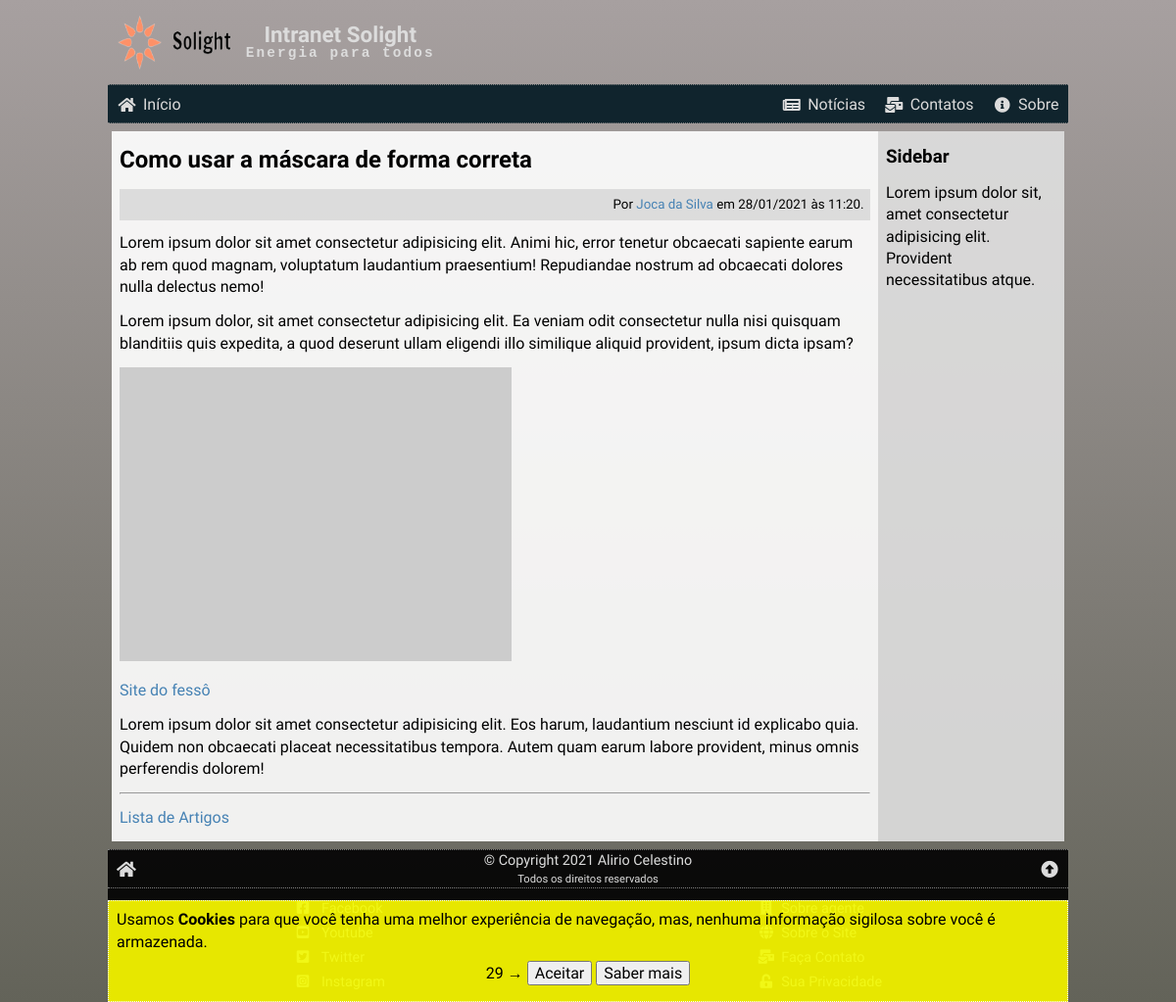
The app's page /ler.php?id=3 with its own data.
### tables this page shows
CREATE TABLE content (
    cont_id INT NOT NULL PRIMARY KEY AUTO_INCREMENT,
    cont_date TIMESTAMP DEFAULT CURRENT_TIMESTAMP,
    cont_image VARCHAR(255) NOT NULL,
    cont_title VARCHAR(127) NOT NULL,
    cont_preview VARCHAR(255) NOT NULL,
    cont_text LONGTEXT NOT NULL,
    cont_author INT NOT NULL,
    cont_status ENUM ('ativo', 'inativo') DEFAULT 'ativo',
    FOREIGN KEY (cont_author) REFERENCES authors (aut_id)
);

CREATE TABLE authors (
    aut_id INT NOT NULL PRIMARY KEY AUTO_INCREMENT,
    aut_date TIMESTAMP DEFAULT CURRENT_TIMESTAMP,
    aut_avatar VARCHAR(255) NOT NULL,
    aut_name VARCHAR(127) NOT NULL,
    aut_link VARCHAR(255) NOT NULL,
    status ENUM ('ativo', 'inativo') DEFAULT 'ativo'
);

### ler.php (the view, shortened to what this page needs)
<?php
require('./_config.php');
$artHTML = '';
$id = (isset($_GET['id'])) ? intval($_GET['id']) : 0;
$sql = "SELECT *, DATE_FORMAT(cont_date, '%d/%m/%Y às %H:%i') AS datebr
        FROM `content`
        INNER JOIN authors ON aut_id = cont_author
        WHERE `cont_id` = '{$id}' AND `cont_status` = 'ativo'";
$res = $conn->query($sql);
$art = $res->fetch_assoc();
$artHTML .= <<<HTML
    <h2>{$art['cont_title']}</h2>
    <small class="autordata">
        Por <a href="{$art['aut_link']}" target="_blank">{$art['aut_name']}</a> em {$art['datebr']}.
    </small>
    {$art['cont_text']}
    <hr>
    <p class="center">
        <a href="/">Lista de Artigos</a>
    </p>
HTML;
require('./_header.php');
?>
<article>
    <?php echo $artHTML ?>
</article>
<aside>
    <h3>Sidebar</h3>
    <p>Lorem ipsum dolor sit, amet consectetur adipisicing elit. Provident necessitatibus atque.</p>
</aside>
<?php
require('./_footer.php');
?>

### css/global.css (style rules this page uses)
* { box-sizing: border-box; outline: none; }
html, body { font-family: 'Grandstander', cursive; font-size: 16px; position: relative; width: 100%; height: 100%; padding: 0; margin: 0; line-height: 1.4; }
header, nav, main, article, aside, footer { display: block; }
h1, h2, h3, h4, h5, p { margin: .8rem 0; }
a { color: steelblue; text-decoration: none; transition: .2s; }
body { background-image: linear-gradient(rgb(167, 160, 160), rgb(99, 99, 89)); background-attachment: fixed; background-size: cover; background-position-x: left; }
article { background: rgba(255, 255, 255, .9); overflow: auto; margin-top: .5rem; padding: 0 .5rem; flex: 4; }
aside { background: rgba(223, 223, 223, .9); overflow: auto; margin-top: .5rem; padding: 0 .5rem; }
@media (min-width: 575px) { article { margin-left: .25rem; } }
@media (min-width: 575px) { aside { min-width: 190px; max-width: 190px; margin-right: .25rem; } }

### css/ler.css (style rules this page uses)
.autordata { background: rgba(0,0,0,.1); display: block; padding: .4rem; text-align: right; }

### records on screen
content: cont_title "Como usar a máscara de forma correta", cont_author.aut_name "Joca da Silva", cont_text "Lorem ipsum dolor sit amet consectetur adipisicing elit. Animi hic, error tenetur obcaecati sapiente earum ab rem quod magnam, voluptatum laudantium praesentium! Repudiandae nostrum ad obcaecati dolores nulla delectus nemo! Lorem ipsum dolor, sit amet consectetur adipisicing elit. Ea veniam odit consectetur nulla nisi quisquam blanditiis quis expedita, a quod deserunt ullam eligendi illo similique aliquid provident, ipsum dicta ipsam? Site do fessô Lorem ipsum dolor sit amet consectetur adipisicing elit. Eos harum, laudantium nesciunt id explicabo quia. Quidem non obcaecati placeat necessitatibus tempora. Autem quam earum labore provident, minus omnis perferendis dolorem!"

### other values on screen
$_C['siteName'] "Solight"
$_C['siteSlogan'] "Energia para todos"
$art['datebr'] "28/01/2021 às 11:20"
$_C['copyright'] "© Copyright 2021 Alirio Celestino"
